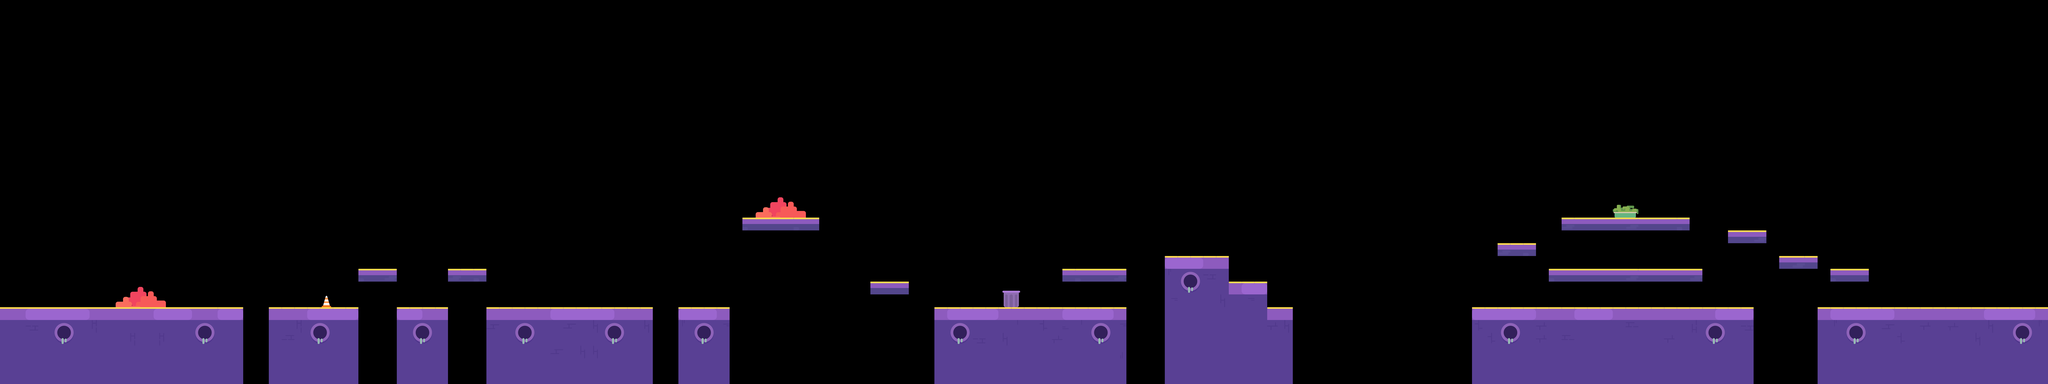

The image is a tile-based game level rendered from a .tmx file. Its description and source (layers, tilesets, objects; grid data summarised) follow:
An orthogonal 160x30 tile map with 80x80 px tiles, 4 tile layers (dizhuan, dizhuan1, dizhuan2, dizhuan3), 2 tilesets.

<map version="1.0" orientation="orthogonal" renderorder="right-down" width="160" height="30" tilewidth="80" tileheight="80">
 <tileset firstgid="1" name="bj_2_1" tilewidth="80" tileheight="80">
  <image source="bj_2_1.png" width="1040" height="640" />
 </tileset>
 <tileset firstgid="105" name="map_1" tilewidth="80" tileheight="80">
  <image source="map_1.png" width="640" height="640" />
 </tileset>
 <layer name="dizhuan" width="160" height="30">
  <data>[4800 cells, 1116 non-empty, 7 distinct tile ids]</data>
 </layer>
 <layer name="dizhuan1" width="160" height="30">
  <data>[4800 cells, 166 non-empty, 6 distinct tile ids]</data>
 </layer>
 <layer name="dizhuan2" width="160" height="30">
  <data>[4800 cells, 64 non-empty, 5 distinct tile ids]</data>
 </layer>
 <layer name="dizhuan3" width="160" height="30">
  <data>[4800 cells, 132 non-empty, 25 distinct tile ids]</data>
 </layer>
</map>
